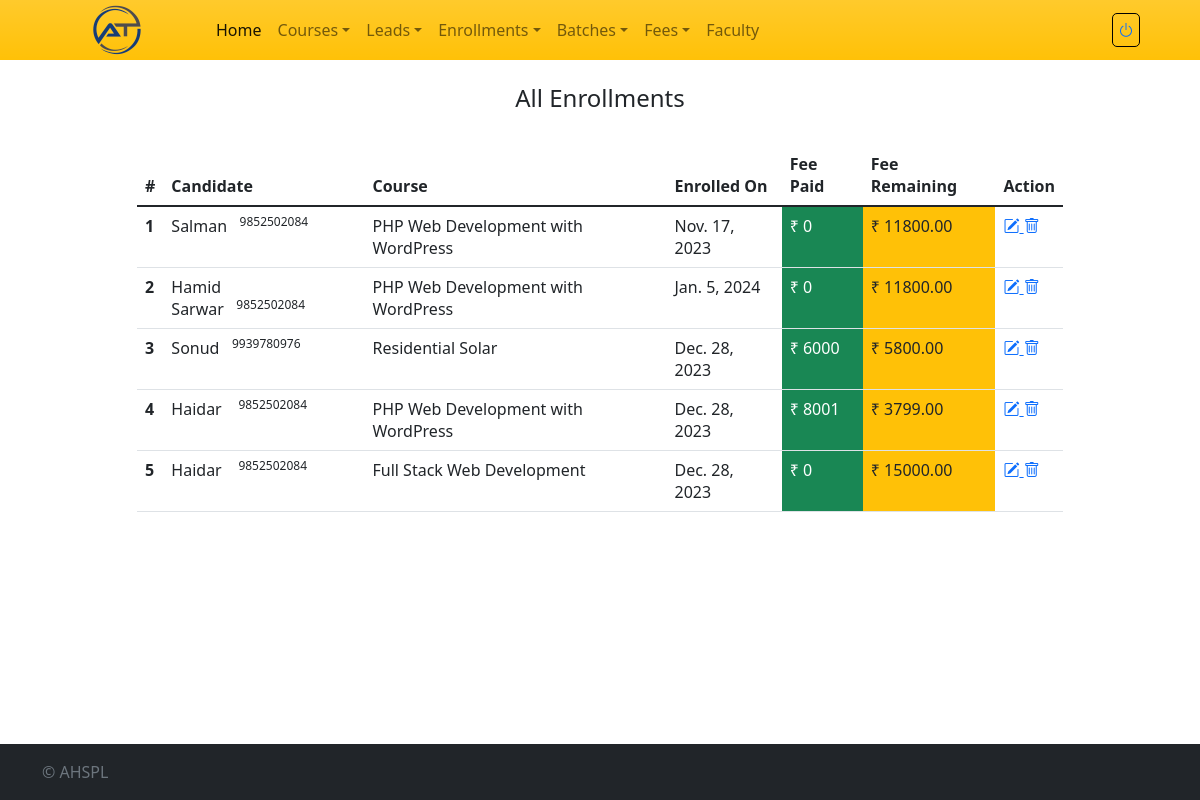
Page /all-enrollment (signed in) on the committed database.
### crmapp/models.py (models this page shows)
class Enrollment(models.Model):
    enrollment_id = models.AutoField(primary_key=True)
    candidate_id = models.ForeignKey(Users, on_delete=models.SET_NULL, null=True, blank=True)
    course_id = models.ForeignKey(Course, on_delete=models.SET_NULL, null=True, blank=True)
    date_created = models.DateField(default=datetime.today)

class Users(models.Model):
    user_id = models.AutoField(primary_key=True)
    user_unique = models.CharField(max_length=100)
    user_role = models.ForeignKey(Userroles, on_delete=models.SET_NULL, null=True, blank=True)
    user_name = models.CharField(max_length=255)
    user_phone = models.CharField(max_length=15)
    user_email = models.CharField(max_length=320)
    date_created = models.DateField(default=datetime.today)

class Course(models.Model):
    course_id = models.AutoField(primary_key=True)
    course_name = models.CharField(max_length=100)
    course_fee = models.DecimalField(max_digits=10, decimal_places=2)
    course_duration = models.CharField(max_length=100, default='')
    date_created = models.DateField(default=datetime.today)

### crmapp/views.py (the view)
# urls.py: path('all-enrollment',login_required(views.all_enrollment), name='all_enrollment'),
def all_enrollment(request):
    payment_aggregation = Payments.objects.values('candidate_id', 'course_id').annotate(total_payment=Sum('payment_amount'))
    total_payments_dict = {(payment['candidate_id'], payment['course_id']): payment['total_payment'] for payment in payment_aggregation}
    enrollments = Enrollment.objects.all()
    for enrollment in enrollments:
        candidate_id = enrollment.candidate_id_id
        course_id = enrollment.course_id_id
        total_payment = total_payments_dict.get((candidate_id, course_id), 0)
        course_fee = enrollment.course_id.course_fee
        fee_paid = total_payment
        fee_remaining = course_fee - fee_paid
        enrollment.fee_paid = fee_paid
        enrollment.fee_remaining = fee_remaining
    return render(request, 'all-enrollments.html', {'enrollments': enrollments})

### templates/all-enrollments.html (shortened to what this page needs)
{% extends 'base.html' %}
{% block content %}
<div class="row">
    <div class="col">
    </div>
    <div class="col-10">
        <div class="py-4 text-center">
            <h4>All Enrollments</h4>
        </div>
        <table class="table  table-hover">
          <thead>
            <tr>
              <th scope="col">#</th>
              <th scope="col">Candidate</th>
              <th scope="col">Course</th>
              <th scope="col">Enrolled On</th>
              <th scope="col">Fee Paid</th>
              <th scope="col">Fee Remaining</th>
              <th scope="col">Action</th>
            </tr>
          </thead>
          <tbody>
{% for enrollment in enrollments %}
    <tr>
        <th scope="row">{{ forloop.counter }}</th>
        <td>{{ enrollment.candidate_id.user_name }}&nbsp;&nbsp;&nbsp;<sup>{{ enrollment.candidate_id.user_phone }}</sup></td>
        <td>{{ enrollment.course_id.course_name }}</td>
        <td>{{ enrollment.date_created }}</td>
        <td class="bg-success text-white">₹ {{enrollment.fee_paid}}</td>
        <td class="bg-warning">₹ {{enrollment.fee_remaining}}</td>
        <td>
            <a href="{% url 'edit_enrollment' enrollment.enrollment_id %}">
                <i class="bi bi-pencil-square" title="Edit"></i>
            </a>
            <a onclick="return confirmDelete();" href="{% url 'delete_enrollment' enrollment.enrollment_id %}">
                <i class="bi bi-trash" title="Delete"></i>
            </a>
        </td>
    </tr>
{% endfor %}
          </tbody>
        </table>
    </div>
    <div class="col">
    </div>
</div>
{% endblock %}

### rows in the picture
Enrollment: candidate_id.user_name "Salman", candidate_id.user_phone "9852502084", course_id.course_name "PHP Web Development with WordPress", date_created "Nov. 17, 2023", fee_paid "0", fee_remaining "11800.00"
Enrollment: candidate_id.user_name "Hamid Sarwar", candidate_id.user_phone "9852502084", course_id.course_name "PHP Web Development with WordPress", date_created "Jan. 5, 2024", fee_paid "0", fee_remaining "11800.00"
Enrollment: candidate_id.user_name "Sonud", candidate_id.user_phone "9939780976", course_id.course_name "Residential Solar", date_created "Dec. 28, 2023", fee_paid "6000", fee_remaining "5800.00"
Enrollment: candidate_id.user_name "Haidar", candidate_id.user_phone "9852502084", course_id.course_name "PHP Web Development with WordPress", date_created "Dec. 28, 2023", fee_paid "8001", fee_remaining "3799.00"
Enrollment: candidate_id.user_name "Haidar", candidate_id.user_phone "9852502084", course_id.course_name "Full Stack Web Development", date_created "Dec. 28, 2023", fee_paid "0", fee_remaining "15000.00"
